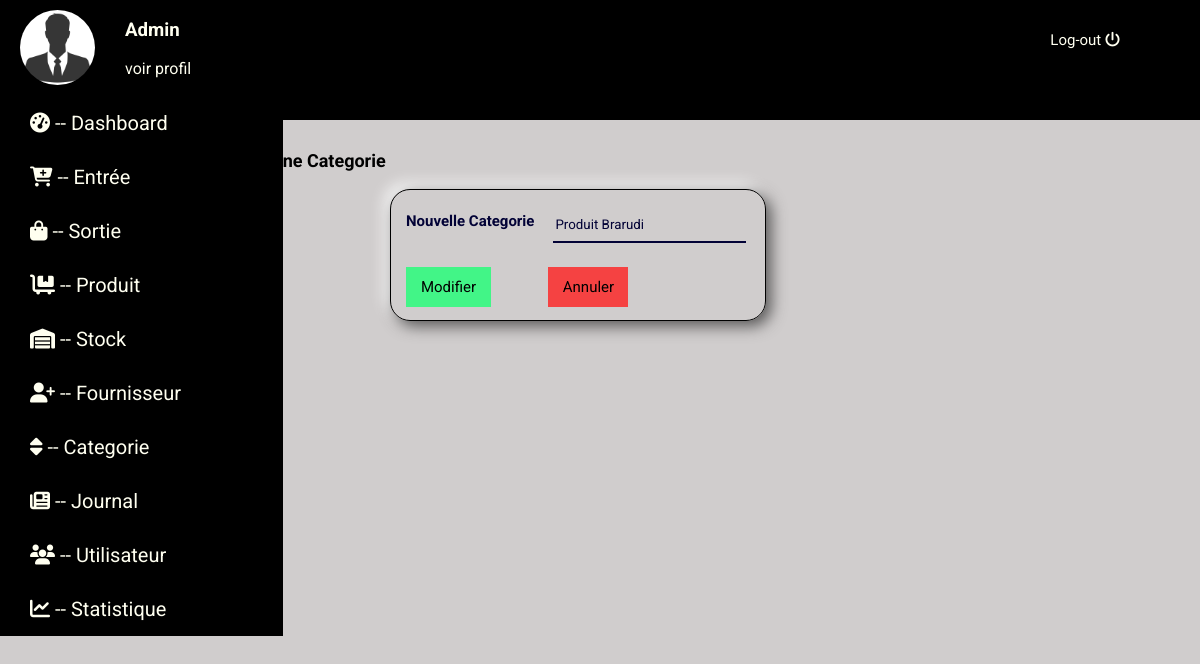
/modifiercat.php?mod=2, run on an earlier commit of the app's database.
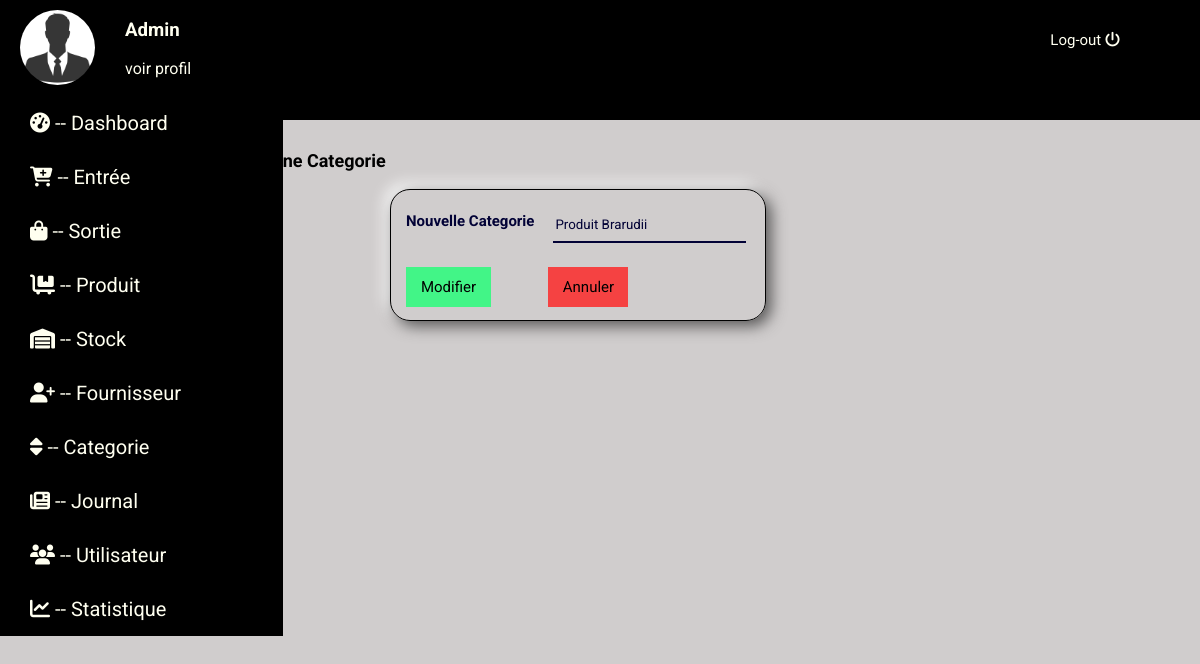
And on a later commit of the database.
### tables this page shows
CREATE TABLE IF NOT EXISTS `categorie` (
  `id_cat` int(11) NOT NULL AUTO_INCREMENT,
  `nom_cat` varchar(255) NOT NULL,
  PRIMARY KEY (`id_cat`)
);

### modifiercat.php (the view, shortened to what this page needs)
<?php
include("database.php");
?>
<!DOCTYPE html>
<html lang="fr">
<head>
    <link rel="stylesheet" href="css/style.css">
</head>
<body>
<header>
        <div class="admin">
            <div class="img">
                <img src="images/2.jpg" alt="Image non disponible" height="75" width="75" class="img-admin">
            </div>
            <div class="txt">
                <h3 class="adm">Admin</h3>
                <p class="prof"><a href="profil.php" class="voir">voir profil</a></p>
            </div>
            </div>
            <div class="log-out">
                <a href="index.php" class="decon">Log-out   <i class="fas fa-power-off"></i></a>
            </div>
    </header>
    <div id="boody">
    <nav>
        <div class="menu-link">
            <ul class="ul">
            <li class="li"><a class="link" href="dashboard.php"><i class="fas fa-tachometer-alt"></i>  --  Dashboard</a></li>
                <li class="li"><a class="link" href="entree.php"><i class="fas fa-cart-plus"></i>   --   Entrée</a></li>
                <li class="li"><a class="link" href="sortie.php"><i class="fas fa-shopping-bag"></i>  --  Sortie</a></li>
                <li class="li"><a class="link" href="produit.php"><i class="fas fa-dolly-flatbed"></i>   --   Produit </a></li>
                <li class="li"><a class="link" href="stock.php"><i class="fas fa-warehouse"></i>   --     Stock </a></li>
                <li class="li"><a class="link" href="fournisseur.php"><i class="fas fa-user-plus"></i>   --   Fournisseur</a></li>
                <li class="li"><a class="link" href="categorie.php"><i class="fas fa-sort"></i>      --   Categorie</a></li>
                <li class="li"><a class="link" href="journal.php"><i class="fas fa-newspaper"></i>   --   Journal</a></li>
                <li class="li"><a class="link" href="utilisateur.php"><i class="fas fa-users"></i>   --  Utilisateur</a></li>
                <li class="li"><a class="link" href="statistique.php"><i class="fas fa-chart-line"></i>     --    Statistique</a></li>
        </div>
    </nav>
    <?php
        $id_to_update=$_GET["mod"];
        $select=$bdd->query("SELECT * FROM categorie WHERE id_cat=$id_to_update");
        $dataselect=$select->fetch();
    ?>
    <section id="section">
    <div class="categ">
            <h3 class="s-titcat">Modifier une Categorie</h3>
            <fieldset class="fieldset7">
                <form action="" method="post">
                <table>
                    <tr>
                     <th class="th-cat">Nouvelle Categorie</th>
                        <th><input type="text" name="categorie" class="inpt-cat" placeholder="Nouvelle categorie..." value="<?php echo $dataselect["nom_cat"]?>"></th>
                    </tr>
                    <tr>
                        <td><input type="submit" value="Modifier" id="sub-cat" name="submit"></td>
                   <td> <input type="reset" value="Annuler" id="res-cat"></td>
                    </tr>
                </table>
                </form>
            </fieldset>
        </div>
    </section>
    </div>
</body>
</html>

What changed in the data, as far as the page shows it:
changed categorie: categorie "Produit Brarudi" → "Produit Brarudii"
